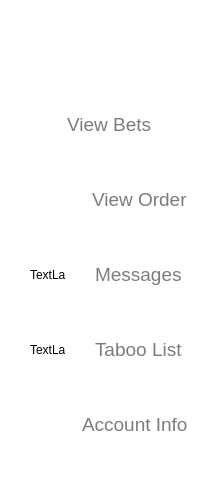
       <widget class="QFrame" name="navi_panel">
        <property name="sizePolicy">
         <sizepolicy hsizetype="Expanding" vsizetype="Expanding">
          <horstretch>1</horstretch>
          <verstretch>0</verstretch>
         </sizepolicy>
        </property>
        <property name="styleSheet">
         <string notr="true">QFrame{
	background:rgb(255, 255, 255);
	border:none;
}</string>
        </property>
        <property name="frameShape">
         <enum>QFrame::StyledPanel</enum>
        </property>
        <property name="frameShadow">
         <enum>QFrame::Raised</enum>
        </property>
        <layout class="QVBoxLayout" name="verticalLayout_2">
         <property name="spacing">
          <number>30</number>
         </property>
         <property name="leftMargin">
          <number>30</number>
         </property>
         <property name="topMargin">
          <number>20</number>
         </property>
         <property name="rightMargin">
          <number>30</number>
         </property>
         <item>
          <widget class="QFrame" name="frame_13">
           <property name="styleSheet">
            <string notr="true">border:none;</string>
           </property>
           <property name="frameShape">
            <enum>QFrame::StyledPanel</enum>
           </property>
           <property name="frameShadow">
            <enum>QFrame::Raised</enum>
           </property>
           <layout class="QHBoxLayout" name="horizontalLayout_11">
            <item>
             <widget class="QLabel" name="label">
              <property name="sizePolicy">
               <sizepolicy hsizetype="Fixed" vsizetype="Minimum">
                <horstretch>0</horstretch>
                <verstretch>0</verstretch>
               </sizepolicy>
              </property>
              <property name="minimumSize">
               <size>
                <width>100</width>
                <height>24</height>
               </size>
              </property>
              <property name="maximumSize">
               <size>
                <width>100</width>
                <height>24</height>
               </size>
              </property>
              <property name="baseSize">
               <size>
                <width>100</width>
                <height>24</height>
               </size>
              </property>
              <property name="text">
               <string/>
              </property>
              <property name="pixmap">
               <pixmap resource="resources.qrc">:/Images/XPACE_LOGO.png</pixmap>
              </property>
              <property name="scaledContents">
               <bool>true</bool>
              </property>
              <property name="wordWrap">
               <bool>true</bool>
              </property>
             </widget>
            </item>
            <item>
             <spacer name="horizontalSpacer_2">
              <property name="orientation">
               <enum>Qt::Horizontal</enum>
              </property>
              <property name="sizeHint" stdset="0">
               <size>
                <width>40</width>
                <height>20</height>
               </size>
              </property>
             </spacer>
            </item>
           </layout>
          </widget>
         </item>
         <item>
          <spacer name="verticalSpacer_3">
           <property name="orientation">
            <enum>Qt::Vertical</enum>
           </property>
           <property name="sizeType">
            <enum>QSizePolicy::Fixed</enum>
           </property>
           <property name="sizeHint" stdset="0">
            <size>
             <width>20</width>
             <height>10</height>
            </size>
           </property>
          </spacer>
         </item>
         <item>
          <widget class="QFrame" name="frame_2">
           <property name="sizePolicy">
            <sizepolicy hsizetype="MinimumExpanding" vsizetype="MinimumExpanding">
             <horstretch>0</horstretch>
             <verstretch>0</verstretch>
            </sizepolicy>
           </property>
           <property name="minimumSize">
            <size>
             <width>0</width>
             <height>0</height>
            </size>
           </property>
           <property name="maximumSize">
            <size>
             <width>16777215</width>
             <height>45</height>
            </size>
           </property>
           <property name="styleSheet">
            <string notr="true">QFrame{
	border:none;
	color:rgb(124,124,124);
}
QFrame:hover{
	color: rgb(64, 86, 255);
}
</string>
           </property>
           <property name="frameShape">
            <enum>QFrame::StyledPanel</enum>
           </property>
           <property name="frameShadow">
            <enum>QFrame::Raised</enum>
           </property>
           <layout class="QHBoxLayout" name="horizontalLayout">
            <property name="spacing">
             <number>30</number>
            </property>
            <property name="leftMargin">
             <number>0</number>
            </property>
            <property name="topMargin">
             <number>0</number>
            </property>
            <property name="rightMargin">
             <number>0</number>
            </property>
            <property name="bottomMargin">
             <number>0</number>
            </property>
            <item>
             <widget class="QLabel" name="label_2">
              <property name="maximumSize">
               <size>
                <width>35</width>
                <height>35</height>
               </size>
              </property>
              <property name="text">
               <string/>
              </property>
              <property name="pixmap">
               <pixmap resource="resources.qrc">:/Images/cajas.png</pixmap>
              </property>
              <property name="scaledContents">
               <bool>true</bool>
              </property>
             </widget>
            </item>
            <item>
             <widget class="QPushButton" name="view_bets_button">
              <property name="sizePolicy">
               <sizepolicy hsizetype="MinimumExpanding" vsizetype="MinimumExpanding">
                <horstretch>0</horstretch>
                <verstretch>0</verstretch>
               </sizepolicy>
              </property>
              <property name="minimumSize">
               <size>
                <width>0</width>
                <height>45</height>
               </size>
              </property>
              <property name="font">
               <font>
                <pointsize>14</pointsize>
               </font>
              </property>
              <property name="styleSheet">
               <string notr="true">QPushButton{
	border:none;
	text-align:left;
	color:rgb(124,124,124);
}
QPushButton:hover{
	color: rgb(64, 86, 255);
}


</string>
              </property>
              <property name="text">
               <string>View Bets</string>
              </property>
             </widget>
            </item>
           </layout>
          </widget>
         </item>
         <item>
          <widget class="QFrame" name="frame_3">
           <property name="sizePolicy">
            <sizepolicy hsizetype="MinimumExpanding" vsizetype="MinimumExpanding">
             <horstretch>0</horstretch>
             <verstretch>0</verstretch>
            </sizepolicy>
           </property>
           <property name="maximumSize">
            <size>
             <width>16777215</width>
             <height>45</height>
            </size>
           </property>
           <property name="styleSheet">
            <string notr="true">border:none;
</string>
           </property>
           <property name="frameShape">
            <enum>QFrame::StyledPanel</enum>
           </property>
           <property name="frameShadow">
            <enum>QFrame::Raised</enum>
           </property>
           <layout class="QHBoxLayout" name="horizontalLayout_4">
            <property name="spacing">
             <number>30</number>
            </property>
            <property name="leftMargin">
             <number>0</number>
            </property>
            <property name="topMargin">
             <number>0</number>
            </property>
            <property name="rightMargin">
             <number>0</number>
            </property>
            <property name="bottomMargin">
             <number>0</number>
            </property>
            <item>
             <widget class="QLabel" name="label_3">
              <property name="maximumSize">
               <size>
                <width>35</width>
                <height>35</height>
               </size>
              </property>
              <property name="text">
               <string/>
              </property>
              <property name="pixmap">
               <pixmap resource="resources.qrc">:/Images/box.png</pixmap>
              </property>
              <property name="scaledContents">
               <bool>true</bool>
              </property>
             </widget>
            </item>
            <item>
             <widget class="QPushButton" name="view_order_button">
              <property name="sizePolicy">
               <sizepolicy hsizetype="Minimum" vsizetype="MinimumExpanding">
                <horstretch>0</horstretch>
                <verstretch>0</verstretch>
               </sizepolicy>
              </property>
              <property name="minimumSize">
               <size>
                <width>0</width>
                <height>45</height>
               </size>
              </property>
              <property name="font">
               <font>
                <pointsize>14</pointsize>
               </font>
              </property>
              <property name="styleSheet">
               <string notr="true">QPushButton{
	border:none;
	text-align:left;
	color:rgb(124,124,124);
}
QPushButton:hover{
	color: rgb(64, 86, 255);
}


</string>
              </property>
              <property name="text">
               <string>View Order</string>
              </property>
             </widget>
            </item>
           </layout>
          </widget>
         </item>
         <item>
          <widget class="QFrame" name="frame">
           <property name="maximumSize">
            <size>
             <width>16777215</width>
             <height>45</height>
            </size>
           </property>
           <property name="frameShape">
            <enum>QFrame::StyledPanel</enum>
           </property>
           <property name="frameShadow">
            <enum>QFrame::Raised</enum>
           </property>
           <layout class="QHBoxLayout" name="horizontalLayout_12">
            <property name="spacing">
             <number>30</number>
            </property>
            <property name="leftMargin">
             <number>0</number>
            </property>
            <property name="topMargin">
             <number>0</number>
            </property>
            <property name="rightMargin">
             <number>0</number>
            </property>
            <property name="bottomMargin">
             <number>0</number>
            </property>
            <item>
             <widget class="QLabel" name="label_4">
              <property name="maximumSize">
               <size>
                <width>35</width>
                <height>35</height>
               </size>
              </property>
              <property name="text">
               <string>TextLabel</string>
              </property>
             </widget>
            </item>
            <item>
             <widget class="QPushButton" name="message_button">
              <property name="minimumSize">
               <size>
                <width>0</width>
                <height>45</height>
               </size>
              </property>
              <property name="font">
               <font>
                <pointsize>14</pointsize>
               </font>
              </property>
              <property name="styleSheet">
               <string notr="true">QPushButton{
	border:none;
	text-align:left;
	color:rgb(124,124,124);
}
QPushButton:hover{
	color: rgb(64, 86, 255);
}
</string>
              </property>
              <property name="text">
               <string>Messages</string>
              </property>
             </widget>
            </item>
           </layout>
          </widget>
         </item>
         <item>
          <widget class="QFrame" name="frame_4">
           <property name="minimumSize">
            <size>
             <width>0</width>
             <height>45</height>
            </size>
           </property>
           <property name="frameShape">
            <enum>QFrame::StyledPanel</enum>
           </property>
           <property name="frameShadow">
            <enum>QFrame::Raised</enum>
           </property>
           <layout class="QHBoxLayout" name="horizontalLayout_13">
            <property name="spacing">
             <number>30</number>
            </property>
            <property name="leftMargin">
             <number>0</number>
            </property>
            <property name="topMargin">
             <number>0</number>
            </property>
            <property name="rightMargin">
             <number>0</number>
            </property>
            <property name="bottomMargin">
             <number>0</number>
            </property>
            <item>
             <widget class="QLabel" name="label_5">
              <property name="maximumSize">
               <size>
                <width>35</width>
                <height>35</height>
               </size>
              </property>
              <property name="text">
               <string>TextLabel</string>
              </property>
             </widget>
            </item>
            <item>
             <widget class="QPushButton" name="account_info_button_3">
              <property name="minimumSize">
               <size>
                <width>0</width>
                <height>45</height>
               </size>
              </property>
              <property name="font">
               <font>
                <pointsize>14</pointsize>
               </font>
              </property>
              <property name="styleSheet">
               <string notr="true">QPushButton{
	border:none;
	text-align:left;
	color:rgb(124,124,124);
}
QPushButton:hover{
	color: rgb(64, 86, 255);
}
</string>
              </property>
              <property name="text">
               <string>Taboo List</string>
              </property>
             </widget>
            </item>
           </layout>
          </widget>
         </item>
         <item>
          <widget class="QFrame" name="accountinfo">
           <property name="maximumSize">
            <size>
             <width>16777215</width>
             <height>45</height>
            </size>
           </property>
           <property name="styleSheet">
            <string notr="true">border:none;
</string>
           </property>
           <property name="frameShape">
            <enum>QFrame::StyledPanel</enum>
           </property>
           <property name="frameShadow">
            <enum>QFrame::Raised</enum>
           </property>
           <layout class="QHBoxLayout" name="horizontalLayout_10">
            <property name="spacing">
             <number>30</number>
            </property>
            <property name="leftMargin">
             <number>0</number>
            </property>
            <property name="topMargin">
             <number>0</number>
            </property>
            <property name="rightMargin">
             <number>0</number>
            </property>
            <property name="bottomMargin">
             <number>0</number>
            </property>
            <item>
             <widget class="QLabel" name="label_25">
              <property name="maximumSize">
               <size>
                <width>35</width>
                <height>35</height>
               </size>
              </property>
              <property name="text">
               <string/>
              </property>
              <property name="pixmap">
               <pixmap resource="resources.qrc">:/Images/etiqueta.png</pixmap>
              </property>
              <property name="scaledContents">
               <bool>true</bool>
              </property>
             </widget>
            </item>
            <item>
             <widget class="QPushButton" name="account_info_button">
              <property name="minimumSize">
               <size>
                <width>0</width>
                <height>45</height>
               </size>
              </property>
              <property name="font">
               <font>
                <pointsize>14</pointsize>
               </font>
              </property>
              <property name="styleSheet">
               <string notr="true">QPushButton{
	border:none;
	text-align:left;
	color:rgb(124,124,124);
}
QPushButton:hover{
	color: rgb(64, 86, 255);
}
</string>
              </property>
              <property name="text">
               <string>Account Info</string>
              </property>
             </widget>
            </item>
           </layout>
          </widget>
         </item>
         <item>
          <spacer name="verticalSpacer">
           <property name="orientation">
            <enum>Qt::Vertical</enum>
           </property>
           <property name="sizeHint" stdset="0">
            <size>
             <width>20</width>
             <height>40</height>
            </size>
           </property>
          </spacer>
         </item>
        </layout>
       </widget>
